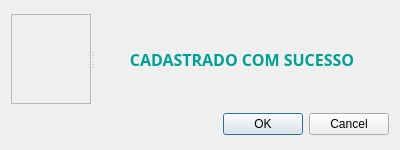
<?xml version="1.0" encoding="UTF-8"?>
<ui version="4.0">
 <class>Positive</class>
 <widget class="QDialog" name="Positive">
  <property name="geometry">
   <rect>
    <x>0</x>
    <y>0</y>
    <width>400</width>
    <height>150</height>
   </rect>
  </property>
  <property name="minimumSize">
   <size>
    <width>400</width>
    <height>150</height>
   </size>
  </property>
  <property name="maximumSize">
   <size>
    <width>400</width>
    <height>150</height>
   </size>
  </property>
  <property name="windowTitle">
   <string>Dialog</string>
  </property>
  <layout class="QVBoxLayout" name="verticalLayout">
   <item>
    <widget class="QSplitter" name="splitter">
     <property name="orientation">
      <enum>Qt::Horizontal</enum>
     </property>
     <widget class="QFrame" name="frame">
      <property name="minimumSize">
       <size>
        <width>60</width>
        <height>60</height>
       </size>
      </property>
      <property name="maximumSize">
       <size>
        <width>80</width>
        <height>90</height>
       </size>
      </property>
      <property name="acceptDrops">
       <bool>false</bool>
      </property>
      <property name="layoutDirection">
       <enum>Qt::LeftToRight</enum>
      </property>
      <property name="autoFillBackground">
       <bool>false</bool>
      </property>
      <property name="styleSheet">
       <string notr="true">background-image: url(:/dialog/estoque/positiv.png);
background-position:center;
background-repeat: no-repeat;</string>
      </property>
      <property name="inputMethodHints">
       <set>Qt::ImhNone</set>
      </property>
      <property name="frameShape">
       <enum>QFrame::StyledPanel</enum>
      </property>
      <property name="frameShadow">
       <enum>QFrame::Raised</enum>
      </property>
     </widget>
     <widget class="QLabel" name="LabelDialog">
      <property name="font">
       <font>
        <family>Asap</family>
        <pointsize>12</pointsize>
        <weight>75</weight>
        <bold>true</bold>
       </font>
      </property>
      <property name="styleSheet">
       <string notr="true">color: rgb(0, 161, 148);</string>
      </property>
      <property name="text">
       <string>CADASTRADO COM SUCESSO</string>
      </property>
      <property name="scaledContents">
       <bool>false</bool>
      </property>
      <property name="alignment">
       <set>Qt::AlignCenter</set>
      </property>
      <property name="wordWrap">
       <bool>true</bool>
      </property>
     </widget>
    </widget>
   </item>
   <item>
    <widget class="QDialogButtonBox" name="buttonBox">
     <property name="orientation">
      <enum>Qt::Horizontal</enum>
     </property>
     <property name="standardButtons">
      <set>QDialogButtonBox::Cancel|QDialogButtonBox::Ok</set>
     </property>
    </widget>
   </item>
  </layout>
 </widget>
 <resources>
  <include location="IconAlert.qrc"/>
 </resources>
 <connections>
  <connection>
   <sender>buttonBox</sender>
   <signal>accepted()</signal>
   <receiver>Positive</receiver>
   <slot>accept()</slot>
   <hints>
    <hint type="sourcelabel">
     <x>248</x>
     <y>254</y>
    </hint>
    <hint type="destinationlabel">
     <x>157</x>
     <y>274</y>
    </hint>
   </hints>
  </connection>
  <connection>
   <sender>buttonBox</sender>
   <signal>rejected()</signal>
   <receiver>Positive</receiver>
   <slot>reject()</slot>
   <hints>
    <hint type="sourcelabel">
     <x>316</x>
     <y>260</y>
    </hint>
    <hint type="destinationlabel">
     <x>286</x>
     <y>274</y>
    </hint>
   </hints>
  </connection>
 </connections>
</ui>
